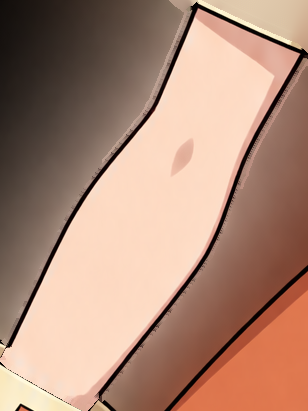
#> input picture projects/tsuzuku/rig/clawd/build/arm_L.png, 308 x 411 px
$ python -i faces.py   (imports and definitions only)
#> lines starting #> are read from the running program, lines starting #| are printed output that depends on the picture
"""Clawd's face decals for the 3D head, cut from TSUZUKU's 2D rig so the 3D face is the drawn face (no redraw).
Composes the rig's registered layers (eyes + brows, and the mouth) into square RGBA textures over one face window of the
base drawing: out/tex/eyes_<state>.png (open, half, closed, happy) and out/tex/mouth_<shape>.png (rest + the rig's visemes).
The window is written to out/tex/window.json so the head build maps the decals with the same numbers.
    ~/animation-pipeline/.venv/bin/python projects/clawd3d/build/faces.py
"""
import json, os
from PIL import Image

HERE = os.path.dirname(os.path.abspath(__file__))
PROJ = os.path.dirname(HERE)
RIG = os.path.expanduser('~/animation-pipeline/projects/tsuzuku/rig/clawd/build')
OUT = os.path.join(PROJ, 'out', 'tex')
WIN = (848, 400, 440)          # x, y, size in base-drawing px: brows to below the mouth, centred between the eyes
SIZE = 1024


OWN = os.path.join(PROJ, 'rig', 'build')          # Clawd 3D's own extra variants (rig/expressions.json)
EXTRA_EYES = ['surprised', 'determined', 'soft', 'wink']


# [13 lines left out: function layer, not called in this run]


SKIN = (253 / 255, 219 / 255, 196 / 255)


# [19 lines left out: functions skin_key, compose, not called in this run]


def split_eye(im):
    """one drawn open eye -> RGBA layers of the same size, which composite back to the drawing:
      white  the eye white, filled in under the iris (with the upper lid's shadow)
      iris   the iris ellipse with its ring and pupil, the shine painted out (so it can slide for gaze)
      shine  the highlights, fixed in the eye (HoYo convention: the eye moves under its light)
      lines  lashes, lid lines and the skin surround, over everything
      mask   the opening, to clip the sliding iris
    The iris is an ellipse fitted to the amber region's moments, grown to take the dark ring."""
    import numpy as np
    from scipy import ndimage as ndi
    a = np.asarray(im).astype(np.float32) / 255
    rgb, al = a[..., :3], a[..., 3]
    mx, mn = rgb.max(-1), rgb.min(-1)
    sat = (mx - mn) / np.maximum(mx, 1e-4)
    r, g, b = rgb[..., 0], rgb[..., 1], rgb[..., 2]
    d = np.maximum(mx - mn, 1e-4)
    hue = np.where(mx == r, ((g - b) / d) % 6, np.where(mx == g, (b - r) / d + 2, (r - g) / d + 4)) / 6
    lum = rgb @ np.array([0.3, 0.59, 0.11], np.float32)
    amber = (al > 0.5) & (hue > 0.07) & (hue < 0.17) & (sat > 0.35) & (lum > 0.3)
    lab, n = ndi.label(amber)
    big = ndi.binary_fill_holes(lab == (1 + np.argmax(ndi.sum(amber, lab, range(1, n + 1)))))
    ys, xs = np.nonzero(big)
    cy, cx = ys.mean(), xs.mean()
    cov = np.cov(np.vstack([xs - cx, ys - cy]))
    ev, evec = np.linalg.eigh(cov)
    Y, X = np.mgrid[0:a.shape[0], 0:a.shape[1]]
    P = np.stack([X - cx, Y - cy], -1) @ evec                      # ellipse frame
    radii = 2.0 * np.sqrt(ev) * 1.18                                # 2 sigma = the filled region edge; +18% for the ring
    rr = np.sqrt((P[..., 0] / radii[0]) ** 2 + (P[..., 1] / radii[1]) ** 2)
    iris = rr <= 1.0
    whiteish = (al > 0.5) & (sat < 0.18) & (lum > 0.6)
    opening = ndi.binary_fill_holes(ndi.binary_closing(whiteish | iris, iterations=3)) & (al > 0.3)
    # the shine: bright blobs touching the iris
    near = ndi.binary_dilation(iris, iterations=2)
    blobs, nb = ndi.label(whiteish & ndi.binary_dilation(iris, iterations=1) | (whiteish & near))
    shine = np.zeros_like(iris)
    for k in range(1, nb + 1):
        m = blobs == k
        if (m & iris).sum() > 4:
            shine |= m
    shine = ndi.binary_dilation(shine, iterations=1) & (al > 0.3)
    # iris colours under the shine: normalised convolution of the rest of the iris
    valid = (iris & ~shine).astype(np.float32)
    num = np.stack([ndi.gaussian_filter(rgb[..., c] * valid, 4) for c in range(3)], -1)
    den = ndi.gaussian_filter(valid, 4)[..., None]
    fill = num / np.maximum(den, 1e-4)
    iris_rgb = np.where(shine[..., None], fill, rgb)
    ok = whiteish & opening & ~iris & ~shine
    sclera = np.median(rgb[ok], axis=0) if ok.any() else np.array([0.96, 0.95, 0.96])
    shade = np.median(rgb[ok & (lum < np.median(lum[ok]))], axis=0) if ok.any() else sclera * 0.85
    yo = np.nonzero(opening.any(1))[0]
    top = yo.min() if len(yo) else 0
    k = np.clip((np.arange(a.shape[0]) - top) / 18.0, 0, 1)[:, None, None]
    wfill = shade * (1 - k) + sclera * k
    edge = np.clip((1.0 - rr) * radii.min() / 1.2, 0, 1)            # a 1-2 px soft edge on the ellipse
    out = {
        'white': np.dstack([np.where((ok)[..., None], rgb, wfill), opening.astype(np.float32)]),
        'iris': np.dstack([iris_rgb, (edge * (al > 0.3)).astype(np.float32)]),
        'shine': np.dstack([rgb, (shine & opening).astype(np.float32) * al]),
        'lines': np.dstack([rgb, np.where(~iris & ~(opening & (whiteish | shine)), al, 0)]),
        'mask': np.dstack([np.ones_like(rgb), opening.astype(np.float32)]),
    }
    return {k: Image.fromarray((np.clip(v, 0, 1) * 255).astype(np.uint8), 'RGBA') for k, v in out.items()}


# [26 lines left out: function main, not called in this run]


# [2 lines not run here, left out]

>>> import cv2
>>> picture = cv2.imread('../../tsuzuku/rig/clawd/build/arm_L.png', cv2.IMREAD_GRAYSCALE)
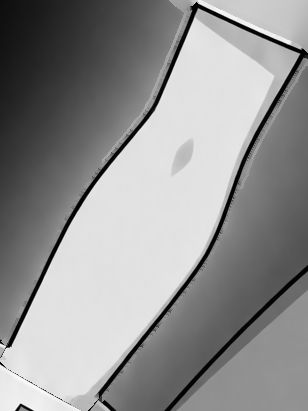
#> picture: shape (411, 308); min 0, max 252, mean 145.6
>>> result = split_eye(picture)
#> in split_eye, `rgb, al = a[..., :3], a[..., 3]`: rgb = 411 rows, first 8: [0.0471, 0.0471, 0.051], [0.051, 0.051, 0.051], [0.051, 0.051, 0.0549], [0.051, 0.051, 0.0549], [0.051, 0.051, 0.0549], [0.051, 0.0549, 0.0588], [0.0549, 0.0549, 0.0549], [0.0549, 0.0549, 0.0588]; al = 411 values, max 0.961 at index 367, min 0 at index 365, mean 0.344
#> in split_eye, `mx, mn = rgb.max(-1), rgb.min(-1)`: mx = 411 values, max 0.969 at index 345, min 0.051 at index 0, mean 0.347; mn = 411 values, max 0.945 at index 345, min 0 at index 362, mean 0.322
#> in split_eye, `sat = (mx - mn) / np.maximum(mx, 1e-4)`: sat = 411 values, max 1 at index 362, min 0 at index 1, mean 0.0511
#> in split_eye, `r, g, b = rgb[..., 0], rgb[..., 1], rgb[..., 2]`: r = 411 values, max 0.965 at index 344, min 0 at index 362, mean 0.331; g = 411 values, max 0.969 at index 366, min 0 at index 363, mean 0.333; b = 411 values, max 0.969 at index 345, min 0 at index 364, mean 0.339
#> in split_eye, `d = np.maximum(mx - mn, 1e-4)`: d = 411 values, max 0.855 at index 362, min 0.0001 at index 1, mean 0.0246
#> in split_eye, `hue = np.where(mx == r, ((g - b) / d) % 6, np.where(mx == g, (b - r) /..`: hue = 411 values, max 0.833 at index 73, min 0 at index 1, mean 0.51
#> in split_eye, `lum = rgb @ np.array([0.3, 0.59, 0.11], np.float32)`: lum = 411 values, max 0.957 at index 345, min 0.0475 at index 0, mean 0.333
#> in split_eye, `lab, n = ndi.label(amber)`: lab = 411 values, max 1 at index 354, min 0 at index 0, mean 0.00243; n = 1
#> (the run stopped early here; a loop or call above may not have finished)

$ run again, on projects/tsuzuku/rig/clawd/build/boot_R.png
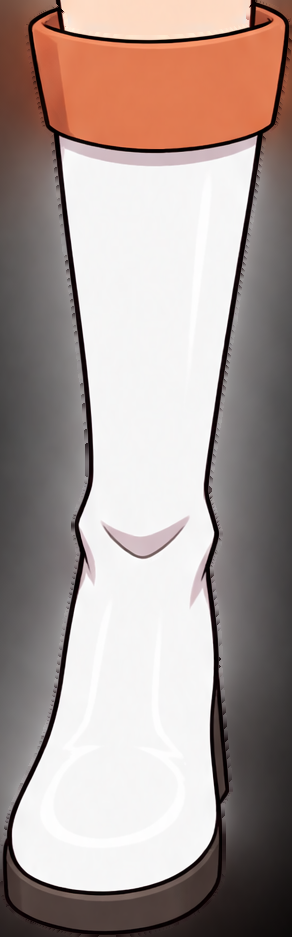
#> input picture projects/tsuzuku/rig/clawd/build/boot_R.png, 292 x 937 px
#> `picture = cv2.imread('../../tsuzuku/rig/clawd/build/arm_L.png', cv2.IM..`:
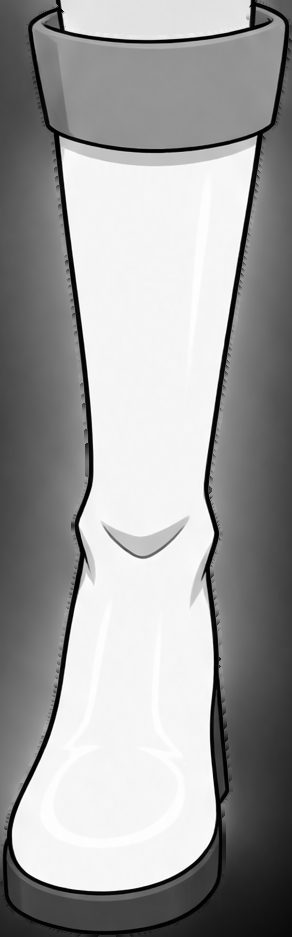
#> picture: shape (937, 292); min 0, max 255, mean 158.1
#> rgb = 937 rows, first 8: [0.333, 0.333, 0.333], [0.329, 0.329, 0.333], [0.329, 0.329, 0.329], [0.325, 0.329, 0.325], [0.325, 0.325, 0.329], [0.322, 0.325, 0.325], [0.322, 0.322, 0.322], [0.322, 0.322, 0.322]; al = 937 values, max 0.506 at index 814, min 0.0353 at index 862, mean 0.314
#> mx = 937 values, max 0.498 at index 813, min 0.125 at index 936, mean 0.32; mn = 937 values, max 0.482 at index 815, min 0.125 at index 935, mean 0.314
#> sat = 937 values, max 0.382 at index 881, min 0 at index 0, mean 0.0187
#> r = 937 values, max 0.482 at index 815, min 0.125 at index 935, mean 0.315; g = 937 values, max 0.486 at index 812, min 0.125 at index 935, mean 0.318; b = 937 values, max 0.498 at index 813, min 0.125 at index 936, mean 0.319
#> d = 937 values, max 0.0824 at index 881, min 0.0001 at index 0, mean 0.00614
#> hue = 937 values, max 0.833 at index 17, min 0 at index 0, mean 0.492
#> lum = 937 values, max 0.486 at index 815, min 0.125 at index 936, mean 0.317
#> lab = 937 values from 0 to 0; n = 0

$ run again, on projects/tsuzuku/rig/clawd/build/bow.png
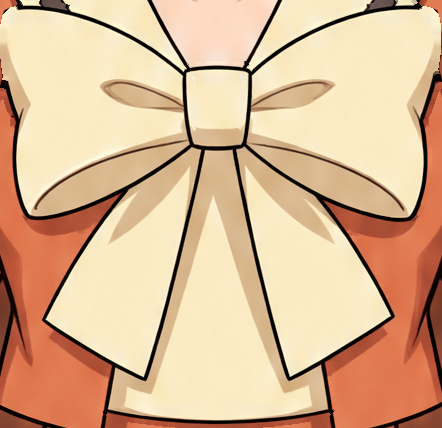
#> input picture projects/tsuzuku/rig/clawd/build/bow.png, 442 x 428 px
#> `picture = cv2.imread('../../tsuzuku/rig/clawd/build/arm_L.png', cv2.IM..`:
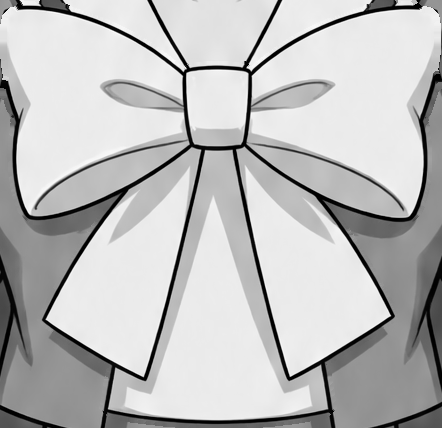
#> picture: shape (428, 442); min 0, max 252, mean 188.2
#> rgb = 428 rows, first 8: [0.588, 0.592, 0.596], [0.588, 0.592, 0.596], [0.592, 0.596, 0.596], [0.592, 0.596, 0.6], [0.592, 0.596, 0.6], [0.592, 0.596, 0.6], [0.592, 0.596, 0.6], [0.596, 0.6, 0.6]; al = 428 values, max 0.945 at index 14, min 0 at index 346, mean 0.471
#> mx = 428 values, max 0.945 at index 15, min 0.0118 at index 87, mean 0.475; mn = 428 values, max 0.937 at index 24, min 0 at index 351, mean 0.409
#> sat = 428 values, max 1 at index 351, min 0 at index 24, mean 0.179
#> r = 428 values, max 0.937 at index 24, min 0.00392 at index 259, mean 0.43; g = 428 values, max 0.945 at index 19, min 0 at index 356, mean 0.442; b = 428 values, max 0.945 at index 15, min 0 at index 351, mean 0.459
#> d = 428 values, max 0.62 at index 68, min 0.0001 at index 24, mean 0.066
#> hue = 428 values, max 0.996 at index 271, min 0 at index 24, mean 0.278
#> lum = 428 values, max 0.937 at index 24, min 0.00812 at index 360, mean 0.44
#> lab = 428 values, max 1 at index 74, min 0 at index 0, mean 0.00935; n = 1

$ run again, on projects/tsuzuku/rig/clawd/build/brow_L.png
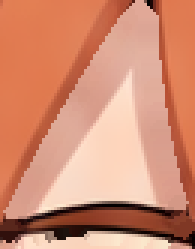
#> input picture projects/tsuzuku/rig/clawd/build/brow_L.png, 65 x 83 px (shown 3 times larger)
#> `picture = cv2.imread('../../tsuzuku/rig/clawd/build/arm_L.png', cv2.IM..`:
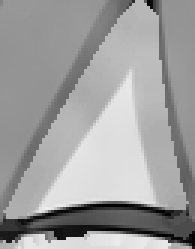
#> picture: shape (83, 65) (shown 3 times larger); min 0, max 236, mean 158
#> rgb = 83 rows, first 8: [0.51, 0.588, 0.596], [0.533, 0.596, 0.596], [0.573, 0.596, 0.592], [0.592, 0.592, 0.592], [0.592, 0.592, 0.588], [0.588, 0.588, 0.588], [0.588, 0.584, 0.588], [0.584, 0.584, 0.584]; al = 83 values, max 0.706 at index 81, min 0.098 at index 77, mean 0.541
#> mx = 83 values, max 0.706 at index 80, min 0.098 at index 77, mean 0.557; mn = 83 values, max 0.694 at index 82, min 0.098 at index 77, mean 0.523
#> sat = 83 values, max 0.861 at index 80, min 0 at index 3, mean 0.0599
#> r = 83 values, max 0.698 at index 82, min 0.098 at index 77, mean 0.542; g = 83 values, max 0.706 at index 80, min 0.098 at index 77, mean 0.538; b = 83 values, max 0.702 at index 82, min 0.098 at index 77, mean 0.539
#> d = 83 values, max 0.608 at index 80, min 0.0001 at index 3, mean 0.0342
#> hue = 83 values, max 0.968 at index 73, min 0 at index 3, mean 0.208
#> lum = 83 values, max 0.696 at index 82, min 0.098 at index 77, mean 0.54
#> lab = 83 values from 0 to 0; n = 0
